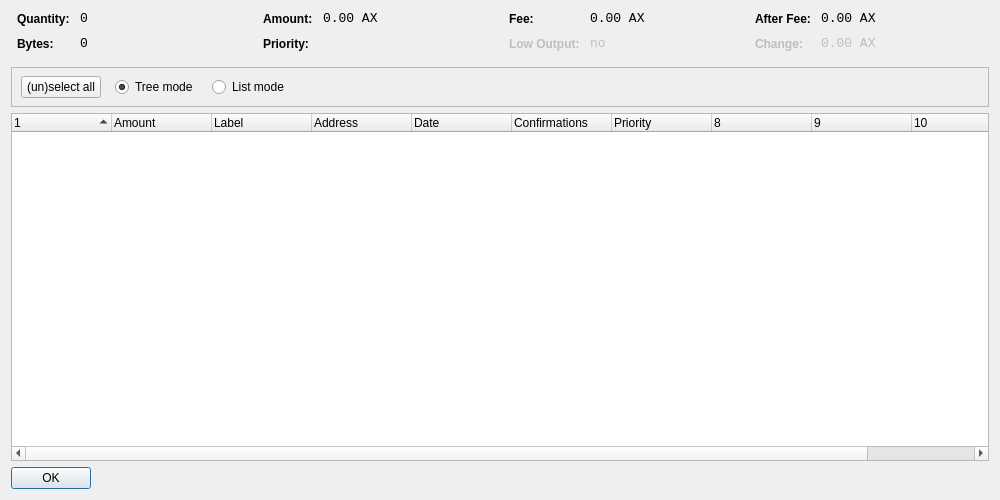
<?xml version="1.0" encoding="UTF-8"?>
<ui version="4.0">
 <class>CoinControlDialog</class>
 <widget class="QDialog" name="CoinControlDialog">
  <property name="geometry">
   <rect>
    <x>0</x>
    <y>0</y>
    <width>1000</width>
    <height>500</height>
   </rect>
  </property>
  <property name="windowTitle">
   <string>Coin Control</string>
  </property>
  <property name="styleSheet">
   <string notr="true">background-image: url(:/images/gr);</string>
  </property>
  <layout class="QVBoxLayout" name="verticalLayout">
   <item>
    <layout class="QHBoxLayout" name="horizontalLayoutTop" stretch="0,0,0,0">
     <property name="topMargin">
      <number>0</number>
     </property>
     <property name="bottomMargin">
      <number>10</number>
     </property>
     <item>
      <layout class="QFormLayout" name="formLayoutCoinControl1">
       <property name="horizontalSpacing">
        <number>10</number>
       </property>
       <property name="verticalSpacing">
        <number>10</number>
       </property>
       <property name="leftMargin">
        <number>6</number>
       </property>
       <property name="rightMargin">
        <number>6</number>
       </property>
       <item row="0" column="0">
        <widget class="QLabel" name="labelCoinControlQuantityText">
         <property name="styleSheet">
          <string notr="true">font-weight:bold;</string>
         </property>
         <property name="text">
          <string>Quantity:</string>
         </property>
        </widget>
       </item>
       <item row="0" column="1">
        <widget class="QLabel" name="labelCoinControlQuantity">
         <property name="font">
          <font>
           <family>Monospace</family>
           <pointsize>10</pointsize>
          </font>
         </property>
         <property name="cursor">
          <cursorShape>IBeamCursor</cursorShape>
         </property>
         <property name="contextMenuPolicy">
          <enum>Qt::ActionsContextMenu</enum>
         </property>
         <property name="text">
          <string notr="true">0</string>
         </property>
         <property name="textInteractionFlags">
          <set>Qt::LinksAccessibleByMouse|Qt::TextSelectableByKeyboard|Qt::TextSelectableByMouse</set>
         </property>
        </widget>
       </item>
       <item row="1" column="0">
        <widget class="QLabel" name="labelCoinControlBytesText">
         <property name="styleSheet">
          <string notr="true">font-weight:bold;</string>
         </property>
         <property name="text">
          <string>Bytes:</string>
         </property>
        </widget>
       </item>
       <item row="1" column="1">
        <widget class="QLabel" name="labelCoinControlBytes">
         <property name="font">
          <font>
           <family>Monospace</family>
           <pointsize>10</pointsize>
          </font>
         </property>
         <property name="cursor">
          <cursorShape>IBeamCursor</cursorShape>
         </property>
         <property name="contextMenuPolicy">
          <enum>Qt::ActionsContextMenu</enum>
         </property>
         <property name="text">
          <string notr="true">0</string>
         </property>
         <property name="textInteractionFlags">
          <set>Qt::LinksAccessibleByMouse|Qt::TextSelectableByKeyboard|Qt::TextSelectableByMouse</set>
         </property>
        </widget>
       </item>
      </layout>
     </item>
     <item>
      <layout class="QFormLayout" name="formLayoutCoinControl2">
       <property name="horizontalSpacing">
        <number>10</number>
       </property>
       <property name="verticalSpacing">
        <number>10</number>
       </property>
       <property name="leftMargin">
        <number>6</number>
       </property>
       <property name="rightMargin">
        <number>6</number>
       </property>
       <item row="0" column="0">
        <widget class="QLabel" name="labelCoinControlAmountText">
         <property name="styleSheet">
          <string notr="true">font-weight:bold;</string>
         </property>
         <property name="text">
          <string>Amount:</string>
         </property>
        </widget>
       </item>
       <item row="0" column="1">
        <widget class="QLabel" name="labelCoinControlAmount">
         <property name="font">
          <font>
           <family>Monospace</family>
           <pointsize>10</pointsize>
          </font>
         </property>
         <property name="cursor">
          <cursorShape>IBeamCursor</cursorShape>
         </property>
         <property name="contextMenuPolicy">
          <enum>Qt::ActionsContextMenu</enum>
         </property>
         <property name="text">
          <string notr="true">0.00 AX</string>
         </property>
         <property name="textInteractionFlags">
          <set>Qt::LinksAccessibleByMouse|Qt::TextSelectableByKeyboard|Qt::TextSelectableByMouse</set>
         </property>
        </widget>
       </item>
       <item row="1" column="0">
        <widget class="QLabel" name="labelCoinControlPriorityText">
         <property name="styleSheet">
          <string notr="true">font-weight:bold;</string>
         </property>
         <property name="text">
          <string>Priority:</string>
         </property>
        </widget>
       </item>
       <item row="1" column="1">
        <widget class="QLabel" name="labelCoinControlPriority">
         <property name="font">
          <font>
           <family>Monospace</family>
           <pointsize>10</pointsize>
          </font>
         </property>
         <property name="cursor">
          <cursorShape>IBeamCursor</cursorShape>
         </property>
         <property name="contextMenuPolicy">
          <enum>Qt::ActionsContextMenu</enum>
         </property>
         <property name="text">
          <string/>
         </property>
         <property name="textInteractionFlags">
          <set>Qt::LinksAccessibleByMouse|Qt::TextSelectableByKeyboard|Qt::TextSelectableByMouse</set>
         </property>
        </widget>
       </item>
      </layout>
     </item>
     <item>
      <layout class="QFormLayout" name="formLayoutCoinControl3">
       <property name="horizontalSpacing">
        <number>10</number>
       </property>
       <property name="verticalSpacing">
        <number>10</number>
       </property>
       <property name="leftMargin">
        <number>6</number>
       </property>
       <property name="rightMargin">
        <number>6</number>
       </property>
       <item row="0" column="0">
        <widget class="QLabel" name="labelCoinControlFeeText">
         <property name="styleSheet">
          <string notr="true">font-weight:bold;</string>
         </property>
         <property name="text">
          <string>Fee:</string>
         </property>
        </widget>
       </item>
       <item row="0" column="1">
        <widget class="QLabel" name="labelCoinControlFee">
         <property name="font">
          <font>
           <family>Monospace</family>
           <pointsize>10</pointsize>
          </font>
         </property>
         <property name="cursor">
          <cursorShape>IBeamCursor</cursorShape>
         </property>
         <property name="contextMenuPolicy">
          <enum>Qt::ActionsContextMenu</enum>
         </property>
         <property name="text">
          <string notr="true">0.00 AX</string>
         </property>
         <property name="textInteractionFlags">
          <set>Qt::LinksAccessibleByMouse|Qt::TextSelectableByKeyboard|Qt::TextSelectableByMouse</set>
         </property>
        </widget>
       </item>
       <item row="1" column="0">
        <widget class="QLabel" name="labelCoinControlLowOutputText">
         <property name="enabled">
          <bool>false</bool>
         </property>
         <property name="styleSheet">
          <string notr="true">font-weight:bold;</string>
         </property>
         <property name="text">
          <string>Low Output:</string>
         </property>
        </widget>
       </item>
       <item row="1" column="1">
        <widget class="QLabel" name="labelCoinControlLowOutput">
         <property name="enabled">
          <bool>false</bool>
         </property>
         <property name="font">
          <font>
           <family>Monospace</family>
           <pointsize>10</pointsize>
          </font>
         </property>
         <property name="cursor">
          <cursorShape>IBeamCursor</cursorShape>
         </property>
         <property name="contextMenuPolicy">
          <enum>Qt::ActionsContextMenu</enum>
         </property>
         <property name="text">
          <string notr="true">no</string>
         </property>
         <property name="textInteractionFlags">
          <set>Qt::LinksAccessibleByMouse|Qt::TextSelectableByKeyboard|Qt::TextSelectableByMouse</set>
         </property>
        </widget>
       </item>
      </layout>
     </item>
     <item>
      <layout class="QFormLayout" name="formLayoutCoinControl4">
       <property name="horizontalSpacing">
        <number>10</number>
       </property>
       <property name="verticalSpacing">
        <number>10</number>
       </property>
       <property name="leftMargin">
        <number>6</number>
       </property>
       <property name="rightMargin">
        <number>6</number>
       </property>
       <item row="0" column="0">
        <widget class="QLabel" name="labelCoinControlAfterFeeText">
         <property name="styleSheet">
          <string notr="true">font-weight:bold;</string>
         </property>
         <property name="text">
          <string>After Fee:</string>
         </property>
        </widget>
       </item>
       <item row="0" column="1">
        <widget class="QLabel" name="labelCoinControlAfterFee">
         <property name="font">
          <font>
           <family>Monospace</family>
           <pointsize>10</pointsize>
          </font>
         </property>
         <property name="cursor">
          <cursorShape>IBeamCursor</cursorShape>
         </property>
         <property name="contextMenuPolicy">
          <enum>Qt::ActionsContextMenu</enum>
         </property>
         <property name="text">
          <string notr="true">0.00 AX</string>
         </property>
         <property name="textInteractionFlags">
          <set>Qt::LinksAccessibleByMouse|Qt::TextSelectableByKeyboard|Qt::TextSelectableByMouse</set>
         </property>
        </widget>
       </item>
       <item row="1" column="0">
        <widget class="QLabel" name="labelCoinControlChangeText">
         <property name="enabled">
          <bool>false</bool>
         </property>
         <property name="styleSheet">
          <string notr="true">font-weight:bold;</string>
         </property>
         <property name="text">
          <string>Change:</string>
         </property>
        </widget>
       </item>
       <item row="1" column="1">
        <widget class="QLabel" name="labelCoinControlChange">
         <property name="enabled">
          <bool>false</bool>
         </property>
         <property name="font">
          <font>
           <family>Monospace</family>
           <pointsize>10</pointsize>
          </font>
         </property>
         <property name="cursor">
          <cursorShape>IBeamCursor</cursorShape>
         </property>
         <property name="contextMenuPolicy">
          <enum>Qt::ActionsContextMenu</enum>
         </property>
         <property name="text">
          <string notr="true">0.00 AX</string>
         </property>
         <property name="textInteractionFlags">
          <set>Qt::LinksAccessibleByMouse|Qt::TextSelectableByKeyboard|Qt::TextSelectableByMouse</set>
         </property>
        </widget>
       </item>
      </layout>
     </item>
    </layout>
   </item>
   <item>
    <widget class="QFrame" name="frame">
     <property name="minimumSize">
      <size>
       <width>0</width>
       <height>40</height>
      </size>
     </property>
     <property name="frameShape">
      <enum>QFrame::StyledPanel</enum>
     </property>
     <property name="frameShadow">
      <enum>QFrame::Sunken</enum>
     </property>
     <widget class="QWidget" name="horizontalLayoutWidget">
      <property name="geometry">
       <rect>
        <x>10</x>
        <y>0</y>
        <width>781</width>
        <height>41</height>
       </rect>
      </property>
      <layout class="QHBoxLayout" name="horizontalLayoutPanel" stretch="0,0,0,0">
       <property name="spacing">
        <number>14</number>
       </property>
       <item>
        <widget class="QPushButton" name="pushButtonSelectAll">
         <property name="sizePolicy">
          <sizepolicy hsizetype="Maximum" vsizetype="Fixed">
           <horstretch>0</horstretch>
           <verstretch>0</verstretch>
          </sizepolicy>
         </property>
         <property name="text">
          <string>(un)select all</string>
         </property>
        </widget>
       </item>
       <item>
        <widget class="QRadioButton" name="radioTreeMode">
         <property name="sizePolicy">
          <sizepolicy hsizetype="Maximum" vsizetype="Fixed">
           <horstretch>0</horstretch>
           <verstretch>0</verstretch>
          </sizepolicy>
         </property>
         <property name="text">
          <string>Tree mode</string>
         </property>
         <property name="checked">
          <bool>true</bool>
         </property>
        </widget>
       </item>
       <item>
        <widget class="QRadioButton" name="radioListMode">
         <property name="sizePolicy">
          <sizepolicy hsizetype="Maximum" vsizetype="Fixed">
           <horstretch>0</horstretch>
           <verstretch>0</verstretch>
          </sizepolicy>
         </property>
         <property name="text">
          <string>List mode</string>
         </property>
        </widget>
       </item>
       <item>
        <spacer name="horizontalSpacer">
         <property name="orientation">
          <enum>Qt::Horizontal</enum>
         </property>
         <property name="sizeHint" stdset="0">
          <size>
           <width>40</width>
           <height>20</height>
          </size>
         </property>
        </spacer>
       </item>
      </layout>
     </widget>
    </widget>
   </item>
   <item>
    <widget class="CoinControlTreeWidget" name="treeWidget">
     <property name="contextMenuPolicy">
      <enum>Qt::CustomContextMenu</enum>
     </property>
     <property name="sortingEnabled">
      <bool>false</bool>
     </property>
     <property name="columnCount">
      <number>11</number>
     </property>
     <attribute name="headerShowSortIndicator" stdset="0">
      <bool>true</bool>
     </attribute>
     <attribute name="headerStretchLastSection">
      <bool>false</bool>
     </attribute>
     <column>
      <property name="text">
       <string/>
      </property>
     </column>
     <column>
      <property name="text">
       <string>Amount</string>
      </property>
     </column>
     <column>
      <property name="text">
       <string>Label</string>
      </property>
     </column>
     <column>
      <property name="text">
       <string>Address</string>
      </property>
     </column>
     <column>
      <property name="text">
       <string>Date</string>
      </property>
     </column>
     <column>
      <property name="text">
       <string>Confirmations</string>
      </property>
      <property name="toolTip">
       <string>Confirmed</string>
      </property>
     </column>
     <column>
      <property name="text">
       <string>Priority</string>
      </property>
     </column>
     <column>
      <property name="text">
       <string/>
      </property>
     </column>
     <column>
      <property name="text">
       <string/>
      </property>
     </column>
     <column>
      <property name="text">
       <string/>
      </property>
     </column>
     <column>
      <property name="text">
       <string/>
      </property>
     </column>
    </widget>
   </item>
   <item>
    <widget class="QDialogButtonBox" name="buttonBox">
     <property name="sizePolicy">
      <sizepolicy hsizetype="Maximum" vsizetype="Fixed">
       <horstretch>0</horstretch>
       <verstretch>0</verstretch>
      </sizepolicy>
     </property>
     <property name="orientation">
      <enum>Qt::Horizontal</enum>
     </property>
     <property name="standardButtons">
      <set>QDialogButtonBox::Ok</set>
     </property>
    </widget>
   </item>
  </layout>
 </widget>
 <customwidgets>
  <customwidget>
   <class>CoinControlTreeWidget</class>
   <extends>QTreeWidget</extends>
   <header>coincontroltreewidget.h</header>
  </customwidget>
 </customwidgets>
 <resources/>
 <connections/>
</ui>
